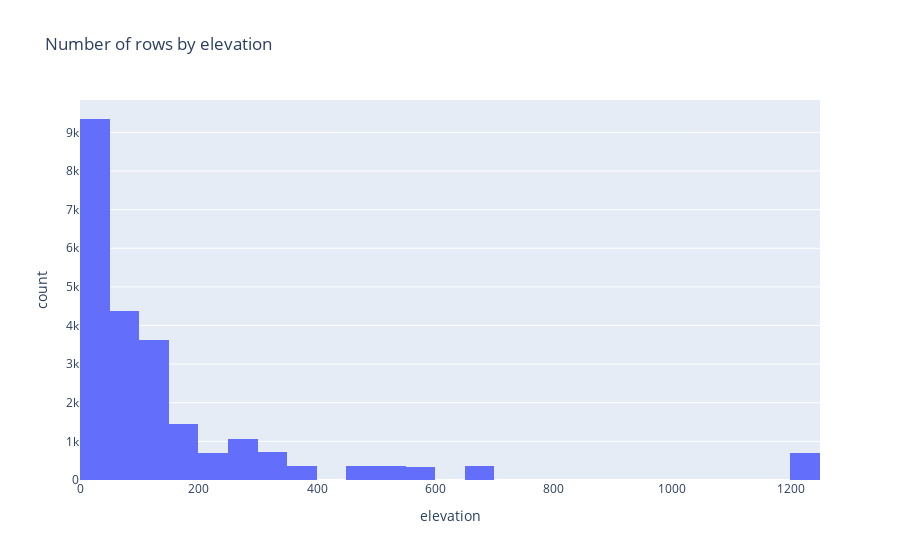

This figure's notebook cell:
### Markdown cell above
### Pollution given the elevation of the site

### Code cell
df_elevation = pd.read_csv('airquality.csv')

# plot number of rows by elevation
fig = px.histogram(df_elevation, 
                   x='elevation', 
                   title='Number of rows by elevation',
                #    subtitle='each bar represents the number of rows with +/- 50 meters elevation',
                   nbins=50)
fig.show()

### Figure 1 — Plotly figure (JSON) as saved in the notebook; plotly's stock layout.template omitted (floating-point values rounded to 4 significant figures; data arrays with more than 128 entries replaced by an {"elided": "..."} marker saying what was removed)
{"data": [{"alignmentgroup": "True", "bingroup": "x", "hovertemplate": "elevation=%{x}<br>count=%{y}<extra></extra>", "legendgroup": "", "marker": {"color": "#636efa", "pattern": {"shape": ""}}, "name": "", "nbinsx": 50, "offsetgroup": "", "orientation": "v", "showlegend": false, "type": "histogram", "x": {"elided": "24530 int values"}, "xaxis": "x", "yaxis": "y"}], "layout": {"barmode": "relative", "legend": {"tracegroupgap": 0}, "title": {"text": "Number of rows by elevation"}, "xaxis": {"anchor": "y", "domain": [0, 1], "title": {"text": "elevation"}}, "yaxis": {"anchor": "x", "domain": [0, 1], "title": {"text": "count"}}}}
